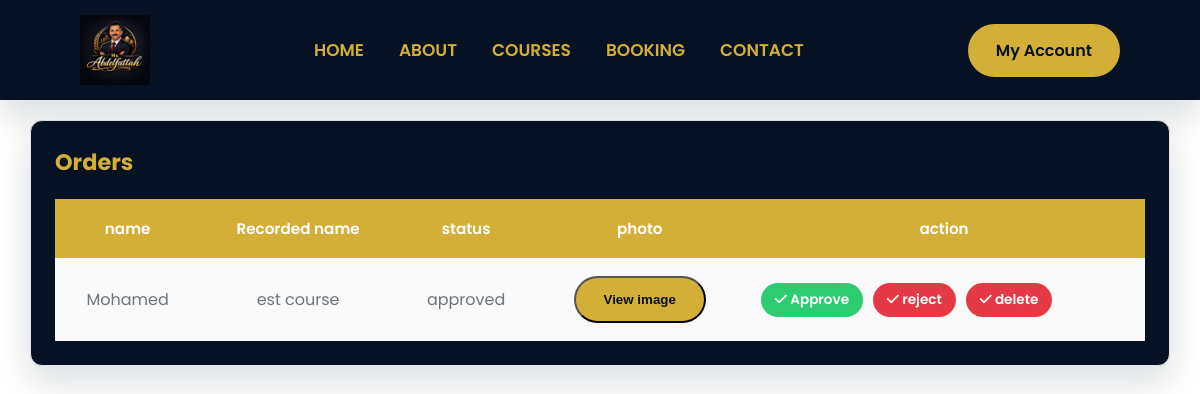
Page /admin/orders (signed in) on the committed database.
### models/purchase.py (models this page shows)
class Purchase(db.Model):
    __tablename__="purchase"
    id = db.Column(db.Integer, primary_key=True)
    user_id = db.Column(db.Integer, db.ForeignKey("user.id"), nullable=False )
    recorded_course_id = db.Column(db.Integer, db.ForeignKey("recorded.id"), nullable=False )
    payment_image = db.Column(db.String(255), nullable=True)
    status = db.Column(db.String(20), default="pending")

### models/user.py (models this page shows)
class User(UserMixin, db.Model):
    __tablename__="user"
    id = db.Column(db.Integer, primary_key=True)
    name = db.Column(db.String(100), nullable=False)
    email = db.Column(db.String(120), unique=True ,nullable=False)
    password = db.Column(db.String(250), nullable=False)
    role = db.Column( db.String(20), default="student")
    is_verified= db.Column(db.Boolean, default=False)
    purchase = db.relationship("Purchase", backref="user", lazy=True)

### models/recorded.py (models this page shows)
class Recorded(db.Model):
    __tablename__ = "recorded"
    id = db.Column(db.Integer, primary_key=True)
    title = db.Column(db.String(100), nullable=False)
    description = db.Column(db.Text)
    price = db.Column(db.Float, nullable=True)
    thumbnail = db.Column(db.String(255), nullable=True)
    lessons = db.relationship("Lessons", backref="recorded", cascade="all, delete-orphan")
    purchase = db.relationship("Purchase", backref="recorded", lazy=True)

### routes/recorded.py (the view)
@recorded.route("/admin/orders", methods=["GET", "POST"])
@login_required
def orders():
    if current_user.role != "admin":
        return "ACCESS DENIED", 403
    orders = Purchase.query.order_by(Purchase.id.desc()).all()
    return render_template("admin/orders.html", orders=orders)

### file.py (called while the page is built)
@login_manager.user_loader
def load_user(user_id):
    return db.session.get(User, int(user_id))

### templates/admin/orders.html (shortened to what this page needs)
{% extends "base.html" %}
{% block body %}
<div class="admin-container">
    <div class="card-admin">
        <div class="card-header">
            <h2 class="card-title">Orders</h2>
        </div>
        <div class="card-body">
            <div class="table=container">
                <table class="admin-table">
                    <thead>
                        <tr>
                         <th>name</th>
                         <th> Recorded name </th>
                         <th> status </th>
                         <th>photo</th>
                         <th> action</th>
                    </thead>
                    <tbody>
                        {%for order in orders%}
                         <tr>
                          <td>{{order.user.name}}</td>
                          <td>{{order.recorded.title}}</td>
                          <td>{{order.status}}</td>
                          <td>
                            {%if order.payment_image%}
                            <button class="btn-nav" onclick="openImage('{{ url_for('static', filename='uploads/'+ order.payment_image) }}')">View image</button>
                             {%else%}
                             no image
                             {%endif%}
                          </td>
                            <td>
                                <div class="table-action">
                                        <a href="{{ url_for('recorded.approve_order', id=order.id)}}" class="btn btn-success btn-sm">
                                        <i class="fa-solid fa-check"></i>
                                        Approve
                                     </a>
                                        <a href="{{ url_for('recorded.reject_order', id=order.id)}}" class="btn btn-danger btn-sm">
                                        <i class="fa-solid fa-check"></i>
                                        reject
                                     </a>
                                        <a href="{{ url_for('recorded.delete_order', id=order.id)}}" class="btn btn-danger btn-sm">
                                        <i class="fa-solid fa-check"></i>
                                        delete
                                     </a>
                                </div>
                            </td>
                         </tr>
                        {%endfor%}
                    </tbody>
                </table>
            </div>
        </div>
    </div>
</div>
{%endblock%}

### static/css/style.css (style rules this page uses)
:root { --primary-color:#061123; --secondary-color:#d4af37; --background-color:#dee2e6; --white:#ffffff; --black:#000000; --dark-light:#14213d; --gray:#6c757d; --light-gray:#ced4da; --border-color:#adb5bd; --success:#2ecc71; --danger:#e63946; --warning:#fca311; --card-bg:#ffffff; --card-hover:#f9f9fa; --button-primary:#fca311; --button-hover:#d98c00; --button-dark:#061123; --shadow:0 15px 35px rgba(6, 17, 35,.15); --radius:10px; --trnasition:.35s ease; }
* { margin: 0; padding: 0; box-sizing: border-box; }
body { font-family: 'poppins', sans-serif; background: var(--white); color: var(--black); overflow-x: hidden; }
a { text-decoration: none; color: inherit; }
.btn { display: inline-block; padding:15px 35px; background: var(--primary-color); color: var(--white); border-radius: 50px; font-weight: 600; transition: var(--trnasition); }
.btn-nav { background: var(--secondary-color); color: var(--primary-color); padding: 14px 28px; border-radius: 40px; text-decoration: none; font-weight: 600; transition: var(--trnasition); }

### static/css/admin.css (style rules this page uses)
:root { --primary-color:#061123; --secondary-color:#d4af37; --background-color:#dee2e6; --white:#ffffff; --black:#000000; --dark-light:#14213d; --gray:#6c757d; --light-gray:#ced4da; --border-color:#adb5bd; --success:#2ecc71; --danger:#e63946; --warning:#fca311; --shadow:0 15px 35px rgba(6, 17, 35,.15); --radius:12px; --transition:.35s ease; }
* { margin: 0; padding: 0; box-sizing: border-box; }
body { background: var(--white); color: var(--black); overflow-x: hidden; }
.admin-container { padding-top: 80px; width: 95%; max-width: 1400px; margin: 40px auto; }
.card-admin { width: 100%; background: var(--primary-color); border: 1px solid #E5E7EB; border-radius: var(--radius); box-shadow: var(--shadow); padding: 24PX; transition: var(--transition); }
.card-header { display: flex; justify-content: space-between; align-items: center; margin-bottom: 20px; }
.card-title { font-size: 1.4rem; font-weight: 700; color: var(--secondary-color); }
.card-body { width: 100%; }
.btn-success { background:var(--success) ; color: var(--white); }
.btn-danger { background:var(--danger) ; color: var(--white); }
.btn-sm { padding: 7px 14px; font-size: 0.85rem; }
.admin-table { width: 100%; border-collapse: collapse; background: white; }
.admin-table thead { width: 100%; background: var(--secondary-color); color: var(--white); }
.admin-table th { padding: 18px; text-align: center; font-size: 0.95rem; font-weight: 600; white-space: nowrap; vertical-align: middle; }
.admin-table td { text-align: center; padding: 18px; border-bottom: 1px solid #E5E7EB; color: var(--gray); vertical-align: middle; }
.admin-table tbody tr { transition: var(--transition); }
.admin-table tbody tr { background: #fafafa; }
.admin-table tbody tr:last-child td { border-bottom: none; }
.table-action { display: flex; align-items: center; gap: 10px; }

### rows in the picture
Purchase: user.name "Mohamed", recorded "est course", status "approved"
